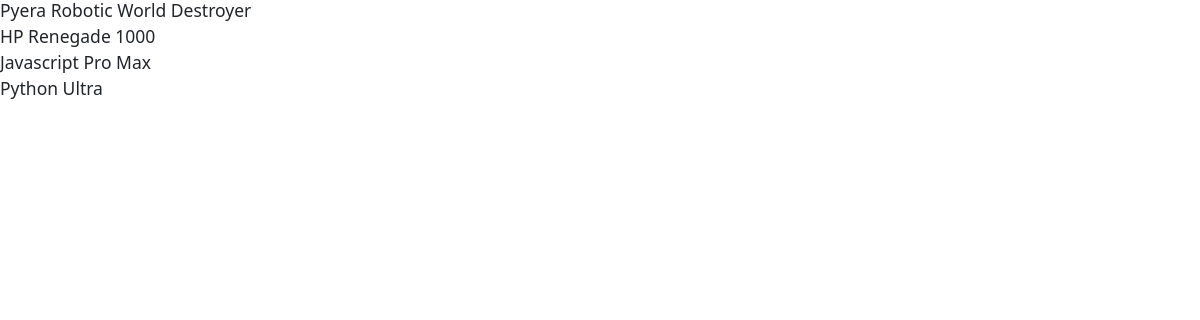
/shop/Mechanical, run on an earlier commit of the app's database.
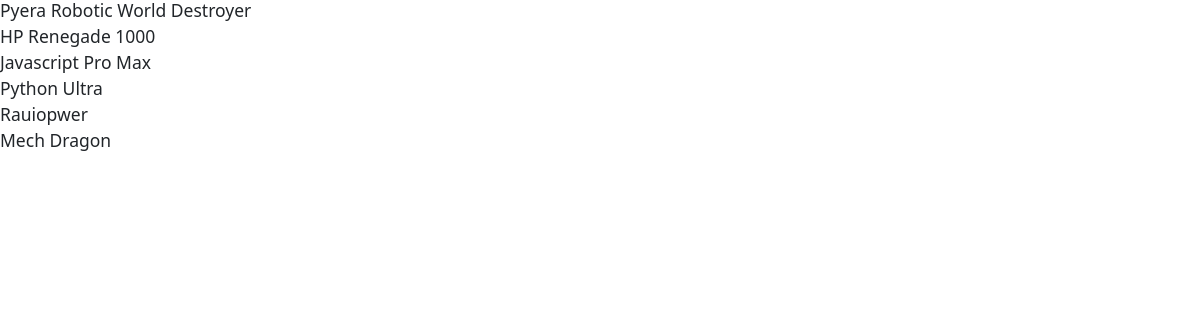
And on a later commit of the database.
### Shop/models.py (models this page shows, shortened)
class Product(models.Model):
    name = models.CharField(max_length=120)
    price = models.FloatField()
    id_image = models.ImageField(blank=True, upload_to="uploaded_images/")
    product_info = RichTextUploadingField()
    category = models.ManyToManyField(Categories)

### Shop/views.py (the view)
# urls.py: path("<categories>", views.category_items, name="category_items"),
def category_items(request, categories):
    cat_id = Categories.objects.get(categories=categories)
    cid = cat_id.id
    category_list = Product.objects.filter(category=cid)
    return render(request, "shop/category_products.html", {"category_list": category_list})

### templates/shop/category_products.html
{% extends 'basepage.html' %}
{% block content %}
    {% for product in category_list %}
        <h3>{{ product.name }}</h3>
    {% endfor %}
{% endblock %}

What changed in the data, as far as the page shows it:
added Product: name "Rauiopwer"
added Product: name "Mech Dragon"
